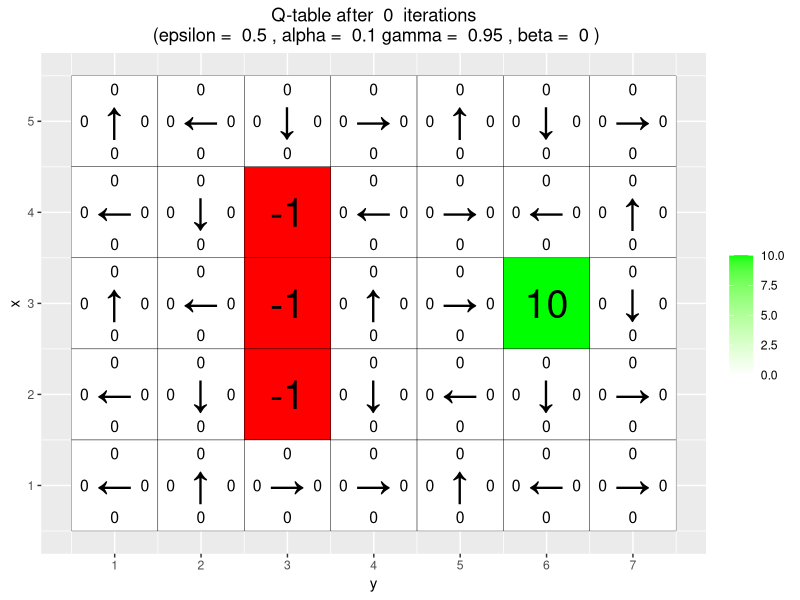

R code for this plot: (Note: this script raises an error after producing the figure.)
# By Jose M. Peña and Joel Oskarsson.
# For teaching purposes.
# jose.m.pena@liu.se.

#####################################################################################################
# Q-learning
#####################################################################################################

# install.packages("ggplot2")
# install.packages("vctrs")
library(ggplot2)

# If you do not see four arrows in line 16, then do the following:
# File/Reopen with Encoding/UTF-8

arrows <- c("↑", "→", "↓", "←")
action_deltas <- list(c(1,0), # up
                      c(0,1), # right
                      c(-1,0), # down
                      c(0,-1)) # left

vis_environment <- function(iterations=0, epsilon = 0.5, alpha = 0.1, gamma = 0.95, beta = 0){
  
  # Visualize an environment with rewards. 
  # Q-values for all actions are displayed on the edges of each tile.
  # The (greedy) policy for each state is also displayed.
  # 
  # Args:
  #   iterations, epsilon, alpha, gamma, beta (optional): for the figure title.
  #   reward_map (global variable): a HxW array containing the reward given at each state.
  #   q_table (global variable): a HxWx4 array containing Q-values for each state-action pair.
  #   H, W (global variables): environment dimensions.
  
  df <- expand.grid(x=1:H,y=1:W)
  foo <- mapply(function(x,y) ifelse(reward_map[x,y] == 0,q_table[x,y,1],NA),df$x,df$y)
  df$val1 <- as.vector(round(foo, 2))
  foo <- mapply(function(x,y) ifelse(reward_map[x,y] == 0,q_table[x,y,2],NA),df$x,df$y)
  df$val2 <- as.vector(round(foo, 2))
  foo <- mapply(function(x,y) ifelse(reward_map[x,y] == 0,q_table[x,y,3],NA),df$x,df$y)
  df$val3 <- as.vector(round(foo, 2))
  foo <- mapply(function(x,y) ifelse(reward_map[x,y] == 0,q_table[x,y,4],NA),df$x,df$y)
  df$val4 <- as.vector(round(foo, 2))
  foo <- mapply(function(x,y) 
    ifelse(reward_map[x,y] == 0,arrows[GreedyPolicy(x,y)],reward_map[x,y]),df$x,df$y)
  df$val5 <- as.vector(foo)
  foo <- mapply(function(x,y) ifelse(reward_map[x,y] == 0,max(q_table[x,y,]),
                                     ifelse(reward_map[x,y]<0,NA,reward_map[x,y])),df$x,df$y)
  df$val6 <- as.vector(foo)
  
  print(ggplot(df,aes(x = y,y = x)) +
          scale_fill_gradient(low = "white", high = "green", na.value = "red", name = "") +
          geom_tile(aes(fill=val6)) +
          geom_text(aes(label = val1),size = 4,nudge_y = .35,na.rm = TRUE) +
          geom_text(aes(label = val2),size = 4,nudge_x = .35,na.rm = TRUE) +
          geom_text(aes(label = val3),size = 4,nudge_y = -.35,na.rm = TRUE) +
          geom_text(aes(label = val4),size = 4,nudge_x = -.35,na.rm = TRUE) +
          geom_text(aes(label = val5),size = 10) +
          geom_tile(fill = 'transparent', colour = 'black') + 
          ggtitle(paste("Q-table after ",iterations," iterations\n",
                        "(epsilon = ",epsilon,", alpha = ",alpha,"gamma = ",gamma,", beta = ",beta,")")) +
          theme(plot.title = element_text(hjust = 0.5)) +
          scale_x_continuous(breaks = c(1:W),labels = c(1:W)) +
          scale_y_continuous(breaks = c(1:H),labels = c(1:H)))
  
}

GreedyPolicy <- function(x, y){
  
  # Get a greedy action for state (x,y) from q_table.
  #
  # Args:
  #   x, y: state coordinates.
  #   q_table (global variable): a HxWx4 array containing Q-values for each state-action pair.
  # 
  # Returns:
  #   An action, i.e. integer in {1,2,3,4}.
  
  # Your code here.
  
  ## Find all max values of state x,y
  indexMaxVals <- which(q_table[x,y,] == max(q_table[x,y,]))
  
  if(length(indexMaxVals)== 1) return( indexMaxVals)
  
  ## There were multiple actions with the same action value
  
  randomIndex <- sample(1:length(indexMaxVals),1)
  return(indexMaxVals[randomIndex])
  
}

EpsilonGreedyPolicy <- function(x, y, epsilon){
  
  # Get an epsilon-greedy action for state (x,y) from q_table.
  #
  # Args:
  #   x, y: state coordinates.
  #   epsilon: probability of acting randomly.
  # 
  # Returns:
  #   An action, i.e. integer in {1,2,3,4}.
  
  # Your code here.
  
}

transition_model <- function(x, y, action, beta){
  
  # Computes the new state after given action is taken. The agent will follow the action 
  # with probability (1-beta) and slip to the right or left with probability beta/2 each.
  # 
  # Args:
  #   x, y: state coordinates.
  #   action: which action the agent takes (in {1,2,3,4}).
  #   beta: probability of the agent slipping to the side when trying to move.
  #   H, W (global variables): environment dimensions.
  # 
  # Returns:
  #   The new state after the action has been taken.
  
  delta <- sample(-1:1, size = 1, prob = c(0.5*beta,1-beta,0.5*beta))
  final_action <- ((action + delta + 3) %% 4) + 1
  foo <- c(x,y) + unlist(action_deltas[final_action])
  foo <- pmax(c(1,1),pmin(foo,c(H,W)))
  
  return (foo)
}

q_learning <- function(start_state, epsilon = 0.5, alpha = 0.1, gamma = 0.95, 
                       beta = 0){
  
  # Perform one episode of Q-learning. The agent should move around in the 
  # environment using the given transition model and update the Q-table.
  # The episode ends when the agent reaches a terminal state.
  # 
  # Args:
  #   start_state: array with two entries, describing the starting position of the agent.
  #   epsilon (optional): probability of acting greedily.
  #   alpha (optional): learning rate.
  #   gamma (optional): discount factor.
  #   beta (optional): slipping factor.
  #   reward_map (global variable): a HxW array containing the reward given at each state.
  #   q_table (global variable): a HxWx4 array containing Q-values for each state-action pair.
  # 
  # Returns:
  #   reward: reward received in the episode.
  #   correction: sum of the temporal difference correction terms over the episode.
  #   q_table (global variable): Recall that R passes arguments by value. So, q_table being
  #   a global variable can be modified with the superassigment operator <<-.
  
  # Your code here.
  
  repeat{
    # Follow policy, execute action, get reward.
    
    # Q-table update.
    
    if(reward!=0)
      # End episode.
      return (c(reward,episode_correction))
  }
  
}

#####################################################################################################
# Q-Learning Environments
#####################################################################################################

# Environment A (learning)

H <- 5
W <- 7

reward_map <- matrix(0, nrow = H, ncol = W)
reward_map[3,6] <- 10
reward_map[2:4,3] <- -1

q_table <- array(0,dim = c(H,W,4))

vis_environment()

for(i in 1:10000){
  foo <- q_learning(start_state = c(3,1))
  
  if(any(i==c(10,100,1000,10000)))
    vis_environment(i)
}

# Environment B (the effect of epsilon and gamma)

H <- 7
W <- 8

reward_map <- matrix(0, nrow = H, ncol = W)
reward_map[1,] <- -1
reward_map[7,] <- -1
reward_map[4,5] <- 5
reward_map[4,8] <- 10

q_table <- array(0,dim = c(H,W,4))

vis_environment()

MovingAverage <- function(x, n){
  
  cx <- c(0,cumsum(x))
  rsum <- (cx[(n+1):length(cx)] - cx[1:(length(cx) - n)]) / n
  
  return (rsum)
}

for(j in c(0.5,0.75,0.95)){
  q_table <- array(0,dim = c(H,W,4))
  reward <- NULL
  correction <- NULL
  
  for(i in 1:30000){
    foo <- q_learning(gamma = j, start_state = c(4,1))
    reward <- c(reward,foo[1])
    correction <- c(correction,foo[2])
  }
  
  vis_environment(i, gamma = j)
  plot(MovingAverage(reward,100),type = "l")
  plot(MovingAverage(correction,100),type = "l")
}

for(j in c(0.5,0.75,0.95)){
  q_table <- array(0,dim = c(H,W,4))
  reward <- NULL
  correction <- NULL
  
  for(i in 1:30000){
    foo <- q_learning(epsilon = 0.1, gamma = j, start_state = c(4,1))
    reward <- c(reward,foo[1])
    correction <- c(correction,foo[2])
  }
  
  vis_environment(i, epsilon = 0.1, gamma = j)
  plot(MovingAverage(reward,100),type = "l")
  plot(MovingAverage(correction,100),type = "l")
}

# Environment C (the effect of beta).

H <- 3
W <- 6

reward_map <- matrix(0, nrow = H, ncol = W)
reward_map[1,2:5] <- -1
reward_map[1,6] <- 10

q_table <- array(0,dim = c(H,W,4))

vis_environment()

for(j in c(0,0.2,0.4,0.66)){
  q_table <- array(0,dim = c(H,W,4))
  
  for(i in 1:10000)
    foo <- q_learning(gamma = 0.6, beta = j, start_state = c(1,1))
  
  vis_environment(i, gamma = 0.6, beta = j)
}